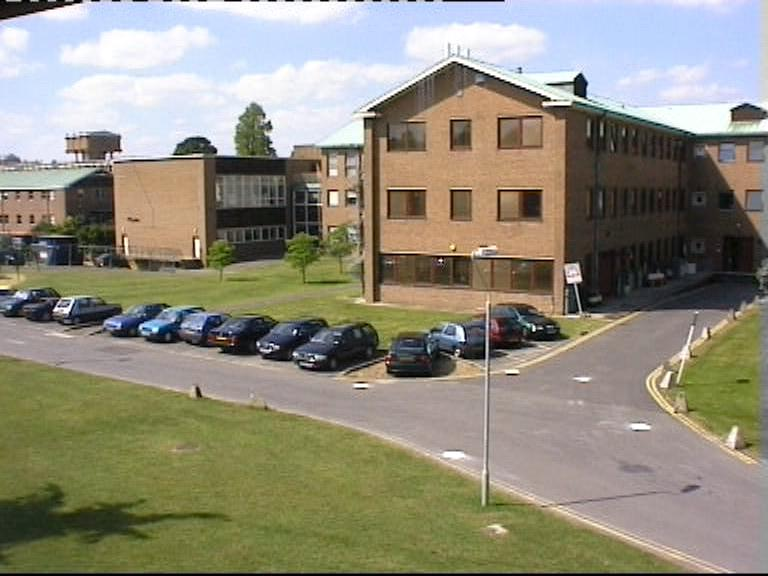
#> input picture envparams/samples/PETs1_samples/00000.jpg, 768 x 576 px
$ python dominance.py samples/PETs1_samples/00000.jpg   (Python 2 division)
#> lines starting #> are read from the running program, lines starting #| are printed output that depends on the picture
import sys
import numpy as np
from matplotlib import pyplot as plt
import cv2

# take in args
try:
    infile = sys.argv[1]
except:
    print "usage: python dominance.py [in]"
    sys.exit(0)

img = cv2.imread(str(infile))
#> img is the input picture: shape (576, 768, 3); mean B, G, R 123.2, 139.5, 143.5

chans = cv2.split(img)
colors = ("b", "g", "r")
plt.figure()
plt.title("'Flattened' Color Histogram")
plt.xlabel("Bins")
plt.ylabel("# of Pixels")
features = []

# loop over the image channels
for (chan, color) in zip(chans, colors):
    hist = cv2.calcHist([chan], [0], None, [256], [0, 256])
    features.extend(hist)

    # plot the histogram
    plt.plot(hist, color = color)
    plt.xlim([0, 256])
#> this loop made 3 passes
#> color on passes 1 to 3: 'b', 'g', 'r'
#> after the loop, features = 768 items, first 6: [2305], [213], [342], [278], [265], [252]

plt.show()
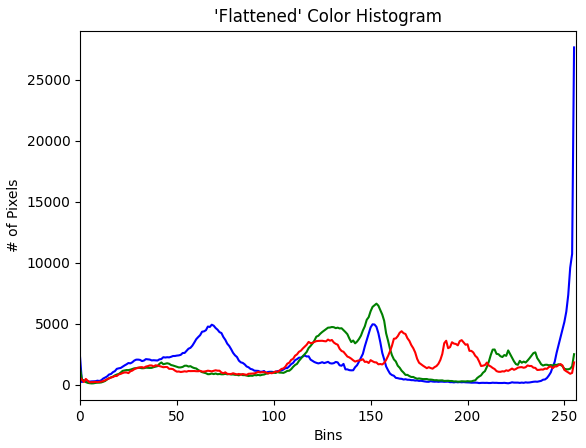
#> figure drawn by matplotlib, 1 panel; curve peaks at x = 255, y = 27647; curve peaks at x = 153, y = 6642; curve peaks at x = 166, y = 4382
print "flattened feature vector size: %d" % (np.array(features).flatten().shape)
#| flattened feature vector size: 768
